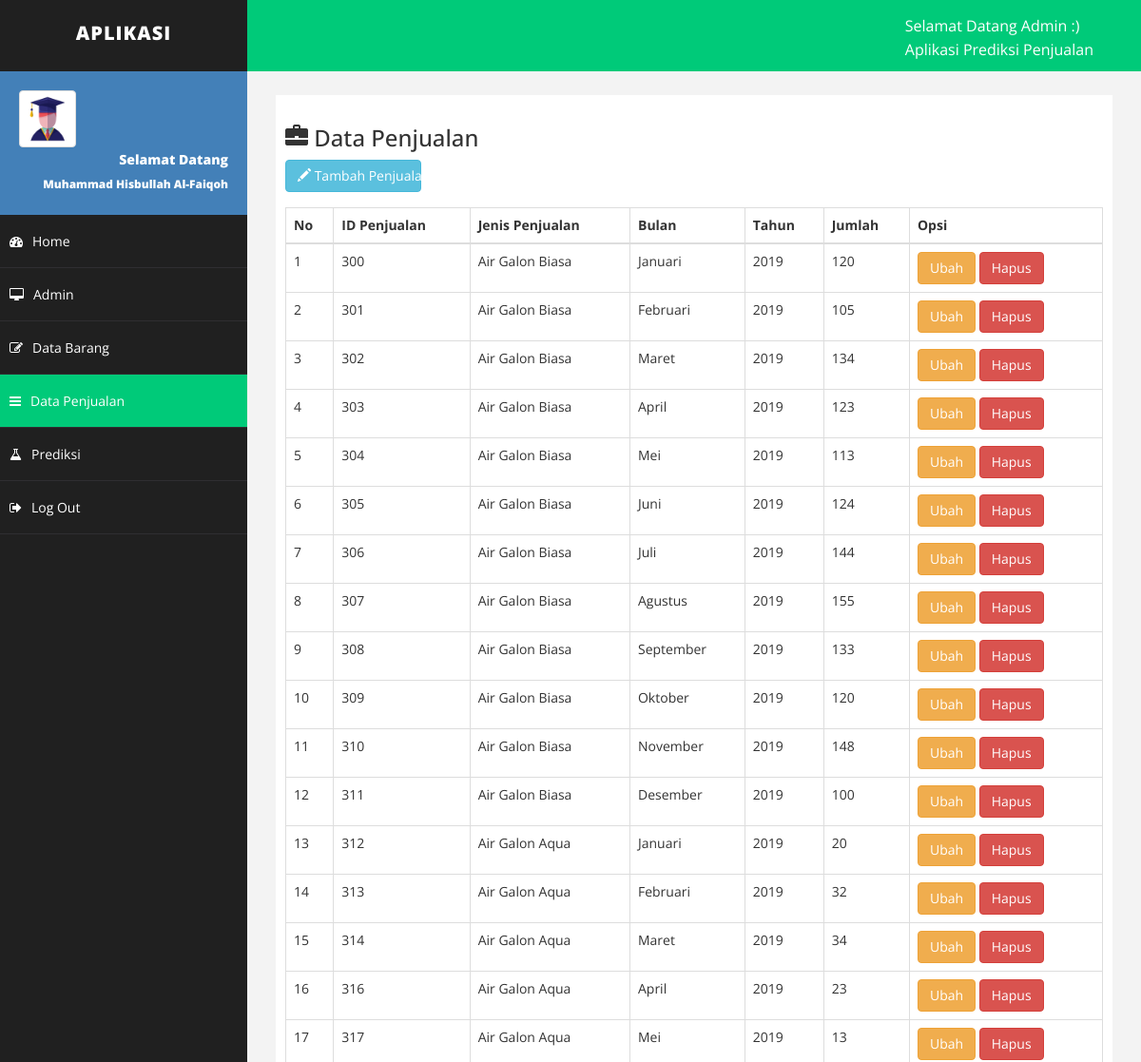
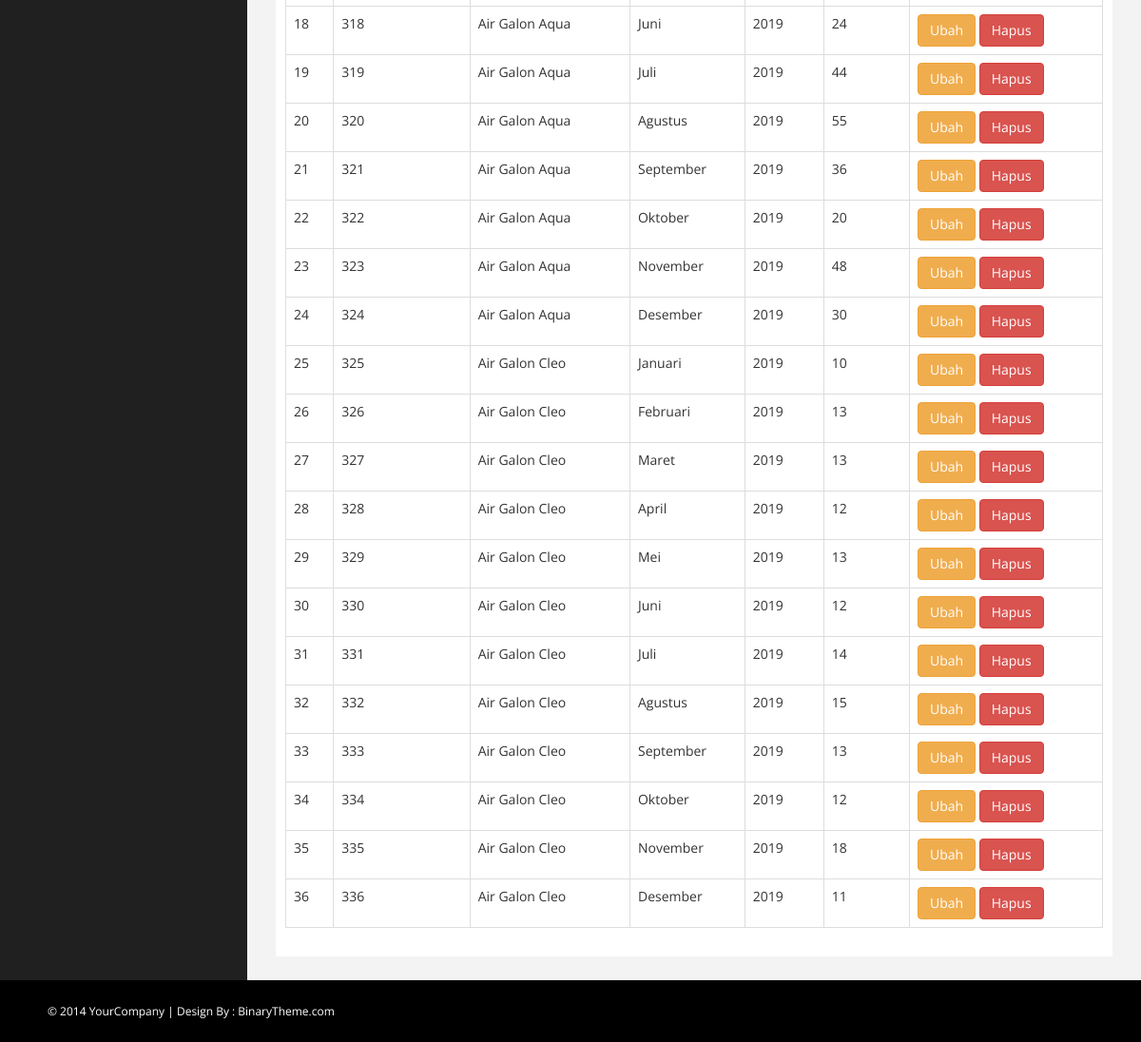
/penjualan.php, run on the app's committed database (2 pictures, top to bottom).
### tables this page shows
CREATE TABLE `penjualan` (
  `id_penjualan` int(11) NOT NULL,
  `id_barang` int(11) NOT NULL,
  `bulan` varchar(10) NOT NULL,
  `tahun` year(4) NOT NULL,
  `jumlah` varchar(5) NOT NULL,
  `average` double NOT NULL
);

CREATE TABLE `barang` (
  `id_barang` int(11) NOT NULL,
  `nama_barang` varchar(30) NOT NULL,
  `harga_barang` varchar(10) NOT NULL
);

### penjualan.php (the view, shortened to what this page needs)
<?php
    $connect = mysqli_connect("localhost", "root", "", "prediksi");
    $ambil=$connect->query("SELECT * FROM penjualan join barang on penjualan.id_barang=barang.id_barang");
?>
<!DOCTYPE html>
<html xmlns="http://www.w3.org/1999/xhtml">
<head>
    <link href="assets/css/bootstrap.css" rel="stylesheet" />
    <link href="assets/css/font-awesome.css" rel="stylesheet" />
    <link href="assets/css/basic.css" rel="stylesheet" />
    <link href="assets/css/custom.css" rel="stylesheet" />
</head>
<body>
    <div id="wrapper">
        <nav class="navbar navbar-default navbar-cls-top " role="navigation" style="margin-bottom: 0">
            <div class="navbar-header">
                <a class="navbar-brand">APLIKASI</a>
            </div>
            <div class="header-right">
                <div class="inner-text">
                    Selamat Datang Admin :)<br />
                Aplikasi Prediksi Penjualan</div>
            </div>
        </nav>
        <nav class="navbar-default navbar-side" role="navigation">
            <div class="sidebar-collapse">
                <ul class="nav" id="main-menu">
                    <li>
                        <div class="user-img-div">
                            <img src="assets/img/sarjana.png" class="img-thumbnail" />
                            <div class="inner-text">
                                Selamat Datang
                            <br />
                                <small>Muhammad Hisbullah Al-Faiqoh </small>
                            </div>
                        </div>
                    </li>
                    <li><a href="dasboard.php"><i class="fa fa-dashboard "></i>Home</a></li>
                    <li><a href="admin.php"><i class="fa fa-desktop "></i>Admin</a></li>
                    <li><a href="barang.php"><i class="fa fa-edit "></i>Data Barang </a></li>
                    <li><a class="active-menu" href="penjualan.php"><i class="fa fa-bars "></i>Data Penjualan </a></li>
                    <li><a href="prediksi.php"><i class="fa fa-flask "></i>Prediksi</a></li>
                    <li><a href="logout.php"><i class="fa fa-sign-out "></i>Log Out</a></li>
            </div>
        </nav>
        <div id="page-wrapper">
            <div id="page-inner">
               <h3><span class="glyphicon glyphicon-briefcase"></span>  Data Penjualan</h3>
                <a href="tambahpenjualan.php" class="btn btn-info col-md-2"><span class="glyphicon glyphicon-pencil"></span> Tambah Penjualan</a>
            <br/>
            <br/>
            <table class="table table-bordered">
                <thead>
                  <tr>
                    <th>No</th>
                    <th>ID Penjualan</th>
                    <th>Jenis Penjualan</th>
                    <th>Bulan</th>
                    <th>Tahun</th>
                    <th>Jumlah</th>
                    <th>Opsi</th>
                  </tr>
                </thead>
                <tbody>
                    <?php $nomor=1; ?>
                    <?php while($pecah = mysqli_fetch_array($ambil)) :?>
                  <tr>
                    <td><?php echo $nomor++; ?></td>
                    <td><?php echo $pecah['id_penjualan']; ?></td>
                    <td><?php echo $pecah['nama_barang']; ?></td>
                    <td><?php echo $pecah['bulan']; ?></td>
                    <td><?php echo $pecah['tahun']; ?></td>
                    <td><?php echo $pecah['jumlah']; ?></td>
                    <td>
                        <a href="ubahpenjualan.php?id=<?php echo $pecah['id_penjualan']; ?>" class="btn btn-warning">Ubah</a>
                        <a href="hapuspenjualan.php?id=<?php echo $pecah['id_penjualan']; ?>" class="btn btn-danger">Hapus</a>
                    </td>
                  </tr>
                <?php endwhile ?>
                </tbody>
            </table>
            </div>
        </div>
    </div>
    <div id="footer-sec">
        &copy; 2014 YourCompany | Design By : <a href="http://www.binarytheme.com/" target="_blank">BinaryTheme.com</a>
    </div>
</body>
</html>

### assets/css/basic.css (style rules this page uses)
body { font-family: 'Open Sans', sans-serif; line-height:25px; }
#wrapper { width: 100%; background: #202020; }
#page-wrapper { padding: 15px 15px; min-height: 600px; background: #F3F3F3; }
#page-inner { width: 100%; margin: 10px 20px 10px 0px; background-color: #fff!important; padding: 10px; min-height: 1200px; }
.navbar-cls-top .navbar-brand { color: #fff; background: #202020; width: 260px; text-align: center; height: 75px; font-size: 20px; letter-spacing: 1px; font-weight: 900; padding-top: 25px; text-transform:uppercase; }
.header-right { color: #fff; padding: 15px 50px 5px 50px; float: right; font-size: 16px; }
.user-img-div { min-height: 140px; padding: 20px; background-color: #4380B8; }
.user-img-div img { max-height: 60px; }
.user-img-div .inner-text { text-align: right; position: relative; color: #fff; font-weight: 800; line-height: 25px; }
.active-menu { background-color: #00CA79!important; }
.sidebar-collapse, .sidebar-collapse .nav { background: none; }
.sidebar-collapse .nav { padding: 0; }
.sidebar-collapse .nav > li > a { color: #fff; background: #202020; text-shadow: none; padding: 15px 40px; border-bottom: 1px solid #2F2E31; }
.sidebar-collapse > .nav > li > a { padding: 15px 10px; }
.navbar-side { border: none; background-color: #202020; }
.navbar-cls-top { background: #00CA79; border-bottom: none; }
.navbar-default { border: 0px solid black; }
.navbar-header { background: #000000; }
.nav > li > a > i { margin-right: 10px; }
#footer-sec { background-color:#000; padding:20px 50px; color:#fff; font-size:12px; }
#footer-sec a { color:#fff; }
@media (min-width:768px) { #page-wrapper { margin: 0 0 0 260px; padding: 15px 30px; min-height: 1200px; } }
@media (min-width:768px) { .navbar-side { z-index: 1; position: absolute; width: 260px; } }
@media (min-width:768px) { .navbar { border-radius: 0px; } }

### data on the page
penjualan: id_penjualan "300", id_barang.nama_barang "Air Galon Biasa", bulan "Januari", tahun "2019", jumlah "120"
penjualan: id_penjualan "301", id_barang.nama_barang "Air Galon Biasa", bulan "Februari", tahun "2019", jumlah "105"
penjualan: id_penjualan "302", id_barang.nama_barang "Air Galon Biasa", bulan "Maret", tahun "2019", jumlah "134"
penjualan: id_penjualan "303", id_barang.nama_barang "Air Galon Biasa", bulan "April", tahun "2019", jumlah "123"
penjualan: id_penjualan "304", id_barang.nama_barang "Air Galon Biasa", bulan "Mei", tahun "2019", jumlah "113"
penjualan: id_penjualan "305", id_barang.nama_barang "Air Galon Biasa", bulan "Juni", tahun "2019", jumlah "124"
penjualan: id_penjualan "306", id_barang.nama_barang "Air Galon Biasa", bulan "Juli", tahun "2019", jumlah "144"
penjualan: id_penjualan "307", id_barang.nama_barang "Air Galon Biasa", bulan "Agustus", tahun "2019", jumlah "155"
penjualan: id_penjualan "308", id_barang.nama_barang "Air Galon Biasa", bulan "September", tahun "2019", jumlah "133"
penjualan: id_penjualan "309", id_barang.nama_barang "Air Galon Biasa", bulan "Oktober", tahun "2019", jumlah "120"
penjualan: id_penjualan "310", id_barang.nama_barang "Air Galon Biasa", bulan "November", tahun "2019", jumlah "148"
penjualan: id_penjualan "311", id_barang.nama_barang "Air Galon Biasa", bulan "Desember", tahun "2019", jumlah "100"
penjualan: id_penjualan "312", id_barang.nama_barang "Air Galon Aqua", bulan "Januari", tahun "2019", jumlah "20"
penjualan: id_penjualan "313", id_barang.nama_barang "Air Galon Aqua", bulan "Februari", tahun "2019", jumlah "32"
penjualan: id_penjualan "314", id_barang.nama_barang "Air Galon Aqua", bulan "Maret", tahun "2019", jumlah "34"
penjualan: id_penjualan "316", id_barang.nama_barang "Air Galon Aqua", bulan "April", tahun "2019", jumlah "23"
penjualan: id_penjualan "317", id_barang.nama_barang "Air Galon Aqua", bulan "Mei", tahun "2019", jumlah "13"
penjualan: id_penjualan "318", id_barang.nama_barang "Air Galon Aqua", bulan "Juni", tahun "2019", jumlah "24"
penjualan: id_penjualan "319", id_barang.nama_barang "Air Galon Aqua", bulan "Juli", tahun "2019", jumlah "44"
penjualan: id_penjualan "320", id_barang.nama_barang "Air Galon Aqua", bulan "Agustus", tahun "2019", jumlah "55"
penjualan: id_penjualan "321", id_barang.nama_barang "Air Galon Aqua", bulan "September", tahun "2019", jumlah "36"
penjualan: id_penjualan "322", id_barang.nama_barang "Air Galon Aqua", bulan "Oktober", tahun "2019", jumlah "20"
penjualan: id_penjualan "323", id_barang.nama_barang "Air Galon Aqua", bulan "November", tahun "2019", jumlah "48"
penjualan: id_penjualan "324", id_barang.nama_barang "Air Galon Aqua", bulan "Desember", tahun "2019", jumlah "30"
penjualan: id_penjualan "325", id_barang.nama_barang "Air Galon Cleo", bulan "Januari", tahun "2019", jumlah "10"
penjualan: id_penjualan "326", id_barang.nama_barang "Air Galon Cleo", bulan "Februari", tahun "2019", jumlah "13"
penjualan: id_penjualan "327", id_barang.nama_barang "Air Galon Cleo", bulan "Maret", tahun "2019", jumlah "13"
penjualan: id_penjualan "328", id_barang.nama_barang "Air Galon Cleo", bulan "April", tahun "2019", jumlah "12"
penjualan: id_penjualan "329", id_barang.nama_barang "Air Galon Cleo", bulan "Mei", tahun "2019", jumlah "13"
penjualan: id_penjualan "330", id_barang.nama_barang "Air Galon Cleo", bulan "Juni", tahun "2019", jumlah "12"
penjualan: id_penjualan "331", id_barang.nama_barang "Air Galon Cleo", bulan "Juli", tahun "2019", jumlah "14"
penjualan: id_penjualan "332", id_barang.nama_barang "Air Galon Cleo", bulan "Agustus", tahun "2019", jumlah "15"
penjualan: id_penjualan "333", id_barang.nama_barang "Air Galon Cleo", bulan "September", tahun "2019", jumlah "13"
penjualan: id_penjualan "334", id_barang.nama_barang "Air Galon Cleo", bulan "Oktober", tahun "2019", jumlah "12"
penjualan: id_penjualan "335", id_barang.nama_barang "Air Galon Cleo", bulan "November", tahun "2019", jumlah "18"
penjualan: id_penjualan "336", id_barang.nama_barang "Air Galon Cleo", bulan "Desember", tahun "2019", jumlah "11"
